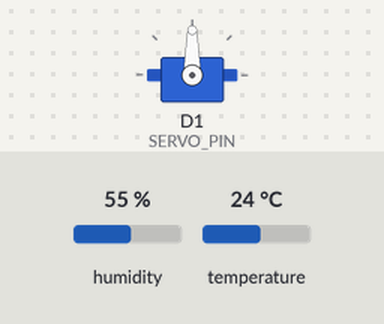
A sketch run on a simulated ESP8266 (NodeMCU). Parts: servo. Inputs (shaded band) come from the test bench; at power-on: temperature 24 °C, humidity 55 %. WiFi joins after 1.5 s; servers stay silent unless stated; uploads are accepted with an empty reply; what the sketch prints to the serial monitor is not drawn.

Above: at 2.8 s.
2.9 s: temperature set to 12 °C
At 4.4 s:
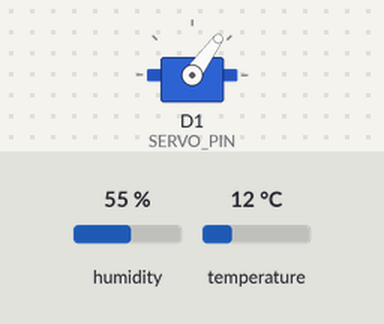
6.8 s: temperature set to 28 °C
At 10.4 s:
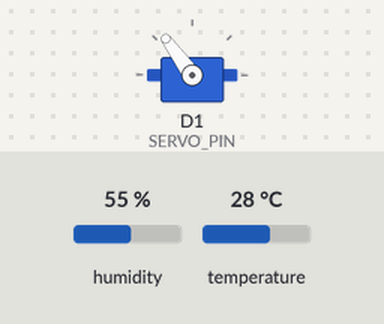
10.7 s: temperature set to 33 °C
At 12.3 s:
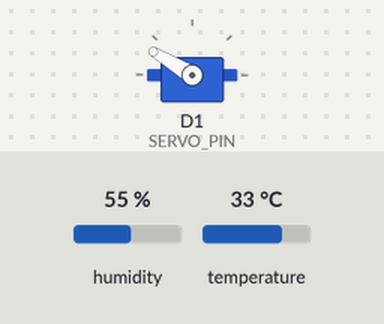
14.6 s: temperature set to 41 °C
At 18.3 s:
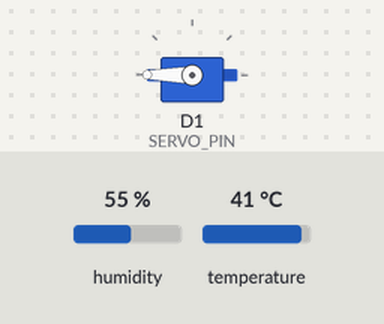
Timing chart, 0 to 19.8 s (numbered marks = the images above; inputs shaded):
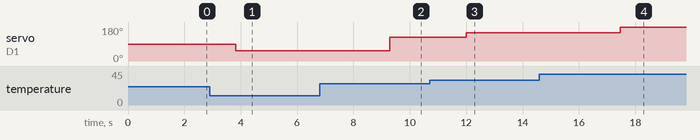

The sketch:

sever_all.ino
```cpp
#include <ESP8266WiFi.h>
#include <DHT.h>
#include <WiFiClient.h>
#include <ESP8266HTTPClient.h>
#include <Servo.h>

#define DHTPIN D4       // Pin connected to the DHT sensor
#define DHTTYPE DHT11   // Change this to DHT22 if you're using that type of sensor
#define SERVO_PIN D1    // Pin connected to the servo motor
#define SERVO_MIN_ANGLE 0
#define SERVO_MAX_ANGLE 180

const char* ssid = "your-ssid";
const char* password = "your-password";
const char* serverAddress = "http://your-flask-server-ip:5000/data"; // Replace with your Flask server IP address

DHT dht(DHTPIN, DHTTYPE);
Servo servo;

void setup() {
  Serial.begin(115200);
  delay(100);

  dht.begin();
  servo.attach(SERVO_PIN);

  connectToWiFi();
}

void loop() {
  delay(2000);

  float humidity = dht.readHumidity();
  float temperature = dht.readTemperature();

  if (isnan(humidity) || isnan(temperature)) {
    Serial.println("Failed to read from DHT sensor!");
    return;
  }

  Serial.print("Humidity: ");
  Serial.print(humidity);
  Serial.print(" %\t");
  Serial.print("Temperature: ");
  Serial.print(temperature);
  Serial.println(" °C");

  sendDataToServer(temperature, humidity);

  // Map temperature to servo angle
  int servoAngle = map(temperature, 0, 40, SERVO_MIN_ANGLE, SERVO_MAX_ANGLE);
  servo.write(servoAngle);
  delay(500); // Delay to allow servo to move to the desired position
}

void connectToWiFi() {
  Serial.println("Connecting to WiFi");
  WiFi.begin(ssid, password);
  while (WiFi.status() != WL_CONNECTED) {
    delay(500);
    Serial.print(".");
  }
  Serial.println("");
  Serial.println("WiFi connected");
}

void sendDataToServer(float temperature, float humidity) {
  WiFiClient client;
  HTTPClient http;

  // Construct the request body with temperature and humidity data
  String requestBody = "temperature=" + String(temperature) + "&humidity=" + String(humidity);

  Serial.print("Sending data to server: ");
  Serial.println(requestBody);

  http.begin(client, serverAddress); // Specify the server address and initialize the HTTP client
  http.addHeader("Content-Type", "application/x-www-form-urlencoded"); // Set the content type
  int httpResponseCode = http.POST(requestBody); // Send the HTTP POST request with the request body

  if (httpResponseCode > 0) {
    Serial.print("HTTP Response code: ");
    Serial.println(httpResponseCode);
  } else {
    Serial.print("Error sending HTTP request: ");
    Serial.println(httpResponseCode);
  }

  http.end(); // Close connection
}
```

Measured:
- after the input at 2.9 s, servo on D1 (SERVO_PIN): 90° → 54° after 0.93 s
- after the input at 6.8 s, servo on D1 (SERVO_PIN): 54° → 126° after 2.5 s
- after the input at 10.7 s, servo on D1 (SERVO_PIN): 126° → 149° after 1.3 s
- after the input at 14.6 s, servo on D1 (SERVO_PIN): 149° → 180° after 2.9 s
